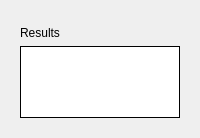
              <widget class="QWidget" name="tab_SSI">
               <attribute name="title">
                <string>SSI method</string>
               </attribute>
               <layout class="QVBoxLayout" name="verticalLayout_31">
                <item>
                 <widget class="MplWidget" name="graph_SSI" native="true">
                  <property name="sizePolicy">
                   <sizepolicy hsizetype="MinimumExpanding" vsizetype="MinimumExpanding">
                    <horstretch>0</horstretch>
                    <verstretch>0</verstretch>
                   </sizepolicy>
                  </property>
                 </widget>
                </item>
                <item>
                 <widget class="QWidget" name="widget_results_SSI" native="true">
                  <property name="sizePolicy">
                   <sizepolicy hsizetype="Preferred" vsizetype="Preferred">
                    <horstretch>0</horstretch>
                    <verstretch>0</verstretch>
                   </sizepolicy>
                  </property>
                  <property name="maximumSize">
                   <size>
                    <width>16777215</width>
                    <height>16777215</height>
                   </size>
                  </property>
                  <layout class="QVBoxLayout" name="verticalLayout_26">
                   <item>
                    <widget class="QLabel" name="label_results_SSI">
                     <property name="text">
                      <string>Results</string>
                     </property>
                    </widget>
                   </item>
                   <item>
                    <widget class="QTextBrowser" name="textBrowser_results_SSI">
                     <property name="sizePolicy">
                      <sizepolicy hsizetype="Preferred" vsizetype="Maximum">
                       <horstretch>0</horstretch>
                       <verstretch>0</verstretch>
                      </sizepolicy>
                     </property>
                     <property name="maximumSize">
                      <size>
                       <width>16777215</width>
                       <height>200</height>
                      </size>
                     </property>
                     <property name="frameShape">
                      <enum>QFrame::Box</enum>
                     </property>
                     <property name="frameShadow">
                      <enum>QFrame::Plain</enum>
                     </property>
                     <property name="sizeAdjustPolicy">
                      <enum>QAbstractScrollArea::AdjustToContents</enum>
                     </property>
                     <property name="html">
                      <string>&lt;!DOCTYPE HTML PUBLIC &quot;-//W3C//DTD HTML 4.0//EN&quot; &quot;http://www.w3.org/TR/REC-html40/strict.dtd&quot;&gt;
&lt;html&gt;&lt;head&gt;&lt;meta name=&quot;qrichtext&quot; content=&quot;1&quot; /&gt;&lt;meta charset=&quot;utf-8&quot; /&gt;&lt;style type=&quot;text/css&quot;&gt;
p, li { white-space: pre-wrap; }
hr { height: 1px; border-width: 0; }
li.unchecked::marker { content: &quot;\2610&quot;; }
li.checked::marker { content: &quot;\2612&quot;; }
&lt;/style&gt;&lt;/head&gt;&lt;body style=&quot; font-family:'Segoe UI'; font-size:9pt; font-weight:400; font-style:normal;&quot;&gt;
&lt;p style=&quot;-qt-paragraph-type:empty; margin-top:0px; margin-bottom:0px; margin-left:0px; margin-right:0px; -qt-block-indent:0; text-indent:0px;&quot;&gt;&lt;br /&gt;&lt;/p&gt;&lt;/body&gt;&lt;/html&gt;</string>
                     </property>
                    </widget>
                   </item>
                  </layout>
                 </widget>
                </item>
               </layout>
              </widget>
